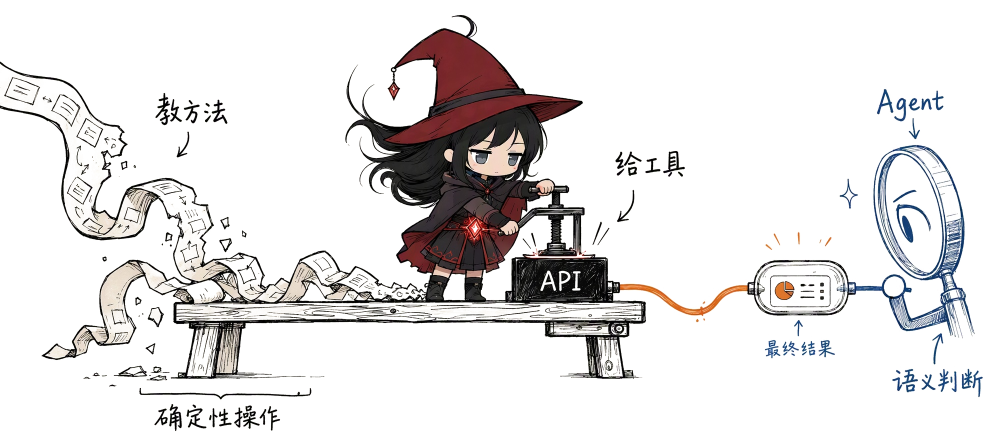
#> input picture growth-film/assets/boundary.png, 1996 x 892 px, given in place of 01-voice-to-agent-system.jpg, which was not available (shown at 1/2 size)
$ python inspect-assets.py
#> lines starting #> are read from the running program, lines starting #| are printed output that depends on the picture; pictures that were not available may be replaced by others from this repository, and a replacement may not be noted
from pathlib import Path
from PIL import Image, ImageOps, ImageDraw

ROOT = Path(__file__).resolve().parent
assets = ROOT.parent / 'public/assets'
names = ['01-voice-to-agent-system.jpg', '02-repair-data-pipe-agent-patrol.jpg', '03-skill-to-tool-boundary.jpg', 'complexity-to-task-entrance.jpg', 'department-bot-task-pipeline.jpg', '06-ap06-operations-bottleneck.jpg', '01-ap01-agent-image-line-v2-retry.jpg', '02-ap02-restart-data-bottleneck.jpg', '03-ap03-customer-service-dispatch-v2.jpg', '04-ap04-erp-digital-employee-platform-v2.jpg', '10-ap10-quality-app-constellation-v2.jpg', 'obsidian.jpeg']
sheet = Image.new('RGB', (1200, 6 * 270), 'white')
#> sheet: PIL image 1200x1620 RGB; every value is 255
draw = ImageDraw.Draw(sheet)
for i, name in enumerate(names):
    im = Image.open(assets / name).convert('RGB')
    print(name, im.size)
#| 01-voice-to-agent-system.jpg (1996, 892)
    im.thumbnail((580, 235))
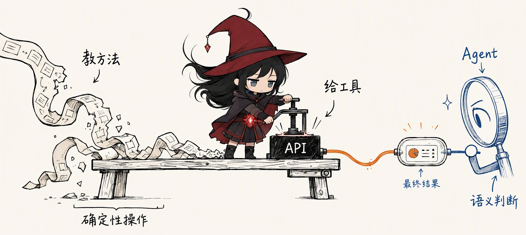
#> im: PIL image 526x235 RGB; mean R, G, B 223.7, 218.2, 213.1
    x, y = (i % 2) * 600, (i // 2) * 270
    sheet.paste(im, (x + (600 - im.width)//2, y))
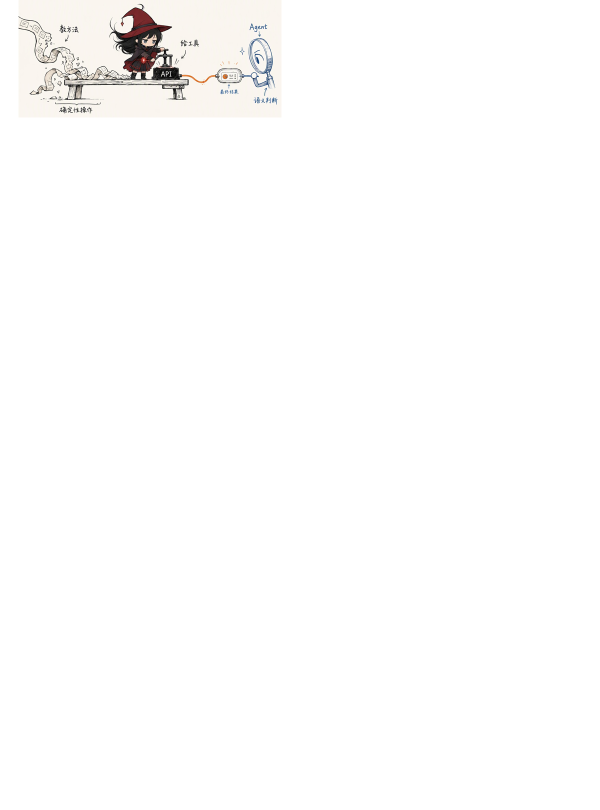
#> sheet: PIL image 1200x1620 RGB (shown at 1/2 size); mean R, G, B 253, 252.7, 252.3
    draw.text((x+12, y+240), f'{i+1:02} {name.encode("ascii", "replace").decode()}', fill='black')
#> pass 2 of the loop `for i, name in enumerate(names):`:
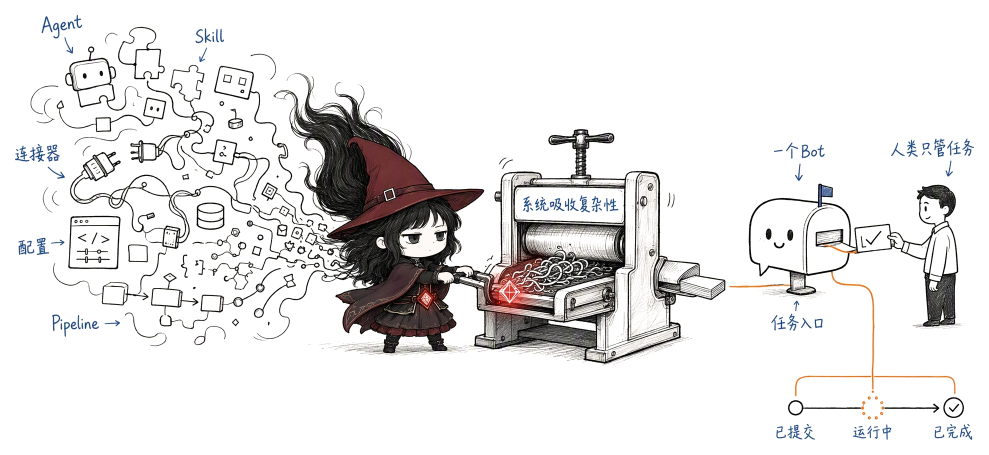
#> input picture growth-film/assets/entrance.png, 1978 x 910 px, given in place of 02-repair-data-pipe-agent-patrol.jpg, which was not available (shown at 1/2 size)
#| 02-repair-data-pipe-agent-patrol.jpg (1978, 910)
#> `im.thumbnail((580, 235))`:
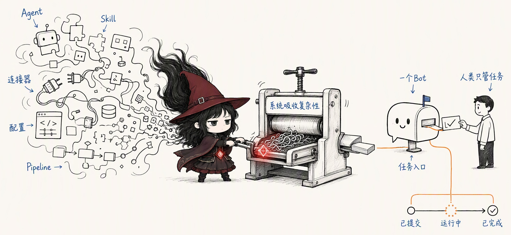
#> im: PIL image 511x235 RGB; mean R, G, B 226.4, 222.3, 217.9
#> `sheet.paste(im, (x + (600 - im.width)//2, y))`:
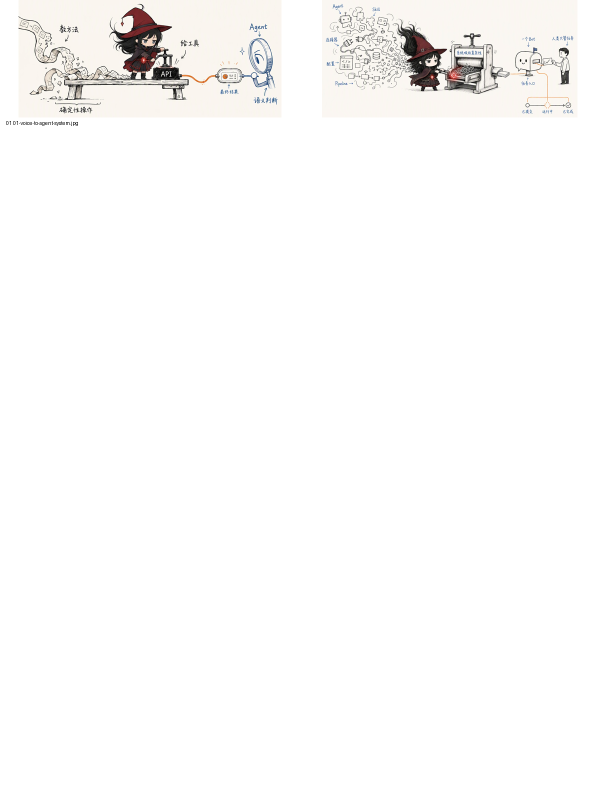
#> sheet: PIL image 1200x1620 RGB (shown at 1/2 size); mean R, G, B 251.2, 250.6, 250
#> (the run stopped early here; a loop or call above may not have finished)
